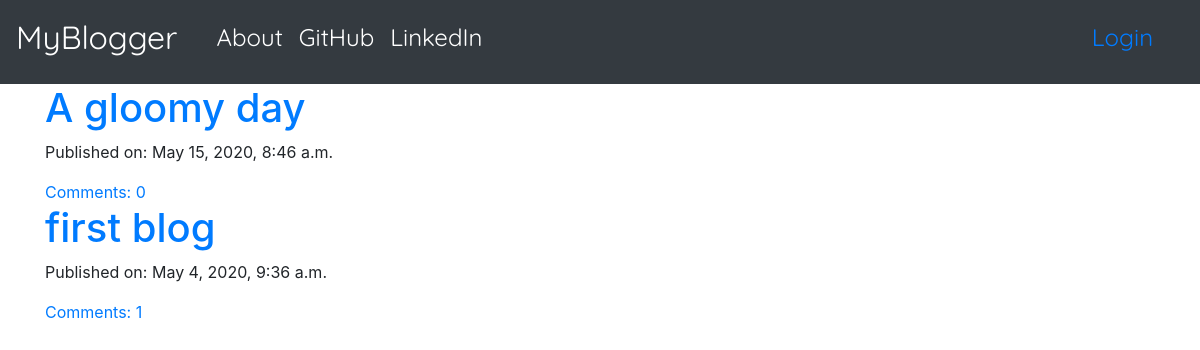
The page / on the database its author committed.
### blog/models.py (models this page shows, shortened)
class Post(models.Model):
    author = models.ForeignKey('auth.User', on_delete=models.CASCADE)
    title = models.CharField(max_length=200)
    text = models.TextField()
    created_date = models.DateTimeField(default=timezone.now)
    published_date = models.DateTimeField(blank=True, null=True)
    def approve_comments(self):
        return self.comments.filter(approved_comment=True)

### blog/views.py (the view)
# urls.py: path('', PostListView.as_view(), name='post_list'),
class PostListView(ListView):
    model = Post
    def get_queryset(self):
        return Post.objects.filter(published_date__lte=timezone.now()).order_by('-published_date')

### blog/templates/blog/post_list.html
{% extends 'blog/base.html' %}
{% block content %}
<div class="centerstage loader">
  {% for post in post_list %}
    <div class="post">
      <h1><a href="{% url 'post_detail' pk=post.pk %}">{{ post.title }}</a></h1>
      <div class="date">
        <p>Published on: {{ post.published_date }}</p>
      </div>
      <a href="{% url 'post_detail' pk=post.pk %}">Comments: {{ post.approve_comments.count }}</a>
    </div>
  {% endfor %}
</div>
{% endblock %}

### blog/templates/blog/base.html (shortened to what this page needs)
<!DOCTYPE html>
{% load static %}
<html lang="en" dir="ltr">
  <head>
    <link rel="stylesheet" href="https://stackpath.bootstrapcdn.com/bootstrap/4.4.1/css/bootstrap.min.css">
    <link rel="stylesheet" href="//cdn.jsdelivr.net/npm/medium-editor@latest/dist/css/medium-editor.min.css" type="text/css" media="screen" charset="utf-8">
    <link rel="stylesheet" href="{% static 'css/blog.css' %}">
  </head>
  <body>
    <nav class="navbar navbar-expand-lg navbar-dark bg-dark">
      <a class="navbar-brand brandtext" href="{% url 'post_list' %}">MyBlogger</a>
      <div class="collapse navbar-collapse container techfont" id="navbarNavAltMarkup">
        <div class="navbar-nav mr-auto">
          <a class="nav-item nav-link active" href="{% url 'about' %}">About</span></a>
          <a class="nav-item nav-link active" href="https://www.github.com">GitHub</a>
          <a class="nav-item nav-link active" href="https://www.linkedin.com">LinkedIn</a>
        </div>
        {% if user.is_authenticated %}
          <a class="nav-item nav-link active" href="{% url 'post_new' %}">New Post<span class="sr-only">(current)</span></a>
          <a class="nav-item nav-link active" href="{% url 'draft_list' %}">Drafts</a>
          <a class="nav-item nav-link active" href="{% url 'logout' %}">Log Out</a>
          <a class="navbar-text">Welcome: {{user.username}}</a>
        {% else %}
          <a class="nav-item nav-link active" href="{% url 'login' %}">Login</a>
        {% endif %}
      </div>
    </nav>
    <div class="content container">
      <div class="row">
        <div class="col-md-8">
          <div class="blog_posts">
            {% block content %}
            {% endblock %}
          </div>
        </div>
      </div>
    </div>
  </body>
</html>

### blog/static/css/blog.css (style rules this page uses)
.techfont { font-family: 'Quicksand', sans-serif; font-size: 1.5em; margin-bottom: 10px; }
.brandtext { font-family: 'Quicksand', sans-serif; font-size: 2em; margin-bottom: 10px; }
.centerstage { margin-left: auto; margin-right: auto; }
.loader { filter:hue-rotate(0deg); color:linear-gradient(45deg,#0f8,#08f); animation:hue 10000ms infinite linear; }

### rows shown on the page
Post: title "A gloomy day", published_date "May 15, 2020, 8:46 a.m.", approve_comments.count "0"
Post: title "first blog", published_date "May 4, 2020, 9:36 a.m.", approve_comments.count "1"
